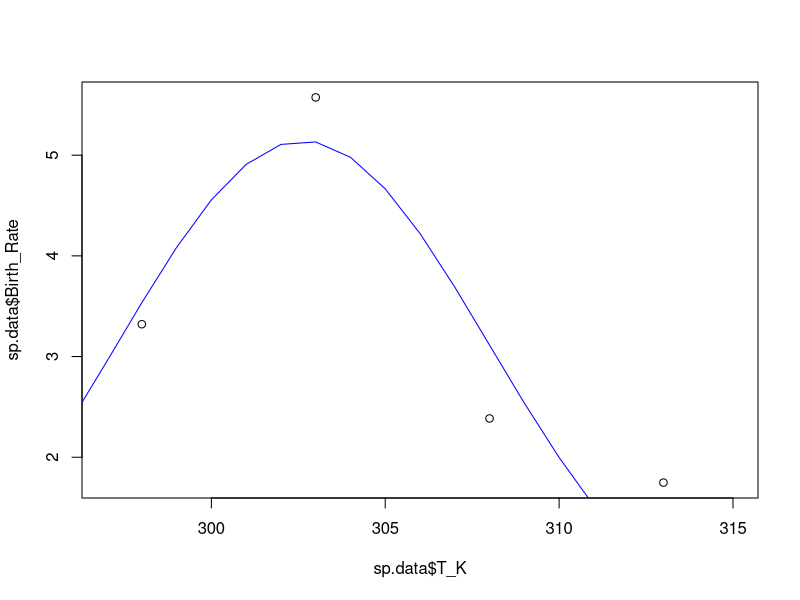
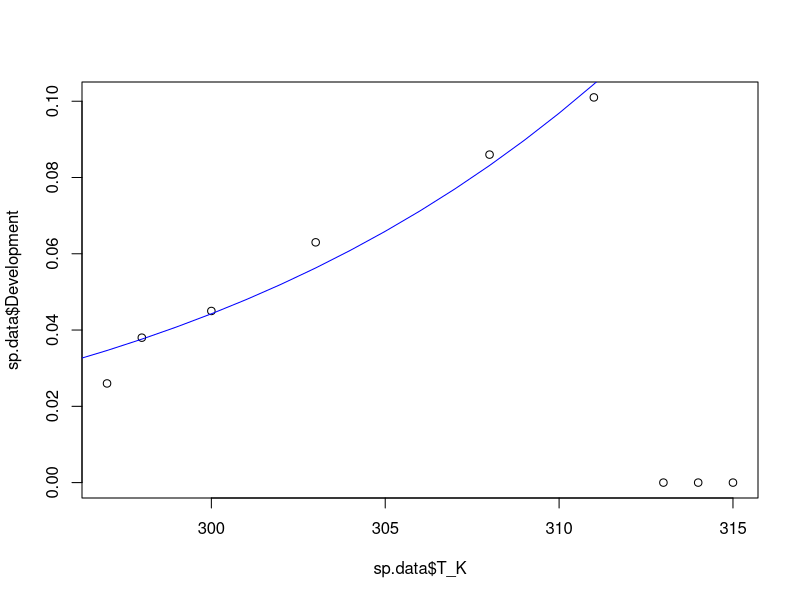
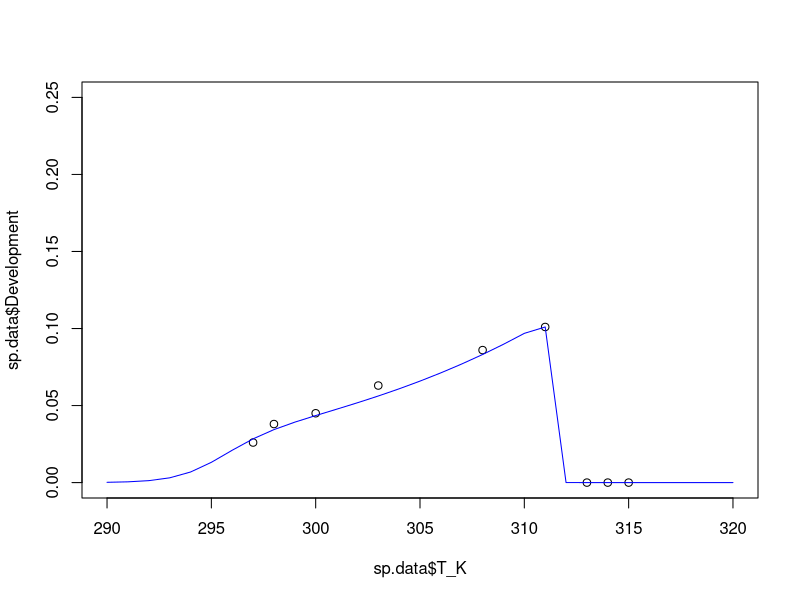

Write the R code that produced these figures, in order. (Note: this script raises an error after producing the figures.)
###################################################################
#### This R script fits functions to temperature response data ####
###################################################################


# Load packages and set working directory
library(tidyr)
library(ggplot2)
library(dplyr)
library(tidyverse)
setwd(dirname(rstudioapi::getActiveDocumentContext()$path))

# Read data
data <- as.data.frame(read_csv("Temperature response data New.csv"))

# Select an insect by removing # in front of name and placing # in front of other species
#sp.data <- subset(data, Species == "Clavigralla shadabi")
#sp.data <- subset(data, Species == "Clavigralla tomentosicollis Benin")
#sp.data <- subset(data, Species == "Clavigralla tomentosicollis Nigeria")
sp.data <- subset(data, Species == "Clavigralla tomentosicollis Burkina Faso")
#sp.data <- subset(data, Species == "Apolygus lucorum")
#sp.data <- subset(data, Species == "Adelphocoris suturalis")
#sp.data <- subset(data, Species == "Macrosiphum euphorbiae Brazil")
#sp.data <- subset(data, Species == "Aulacorthum solani Brazil")
#sp.data <- subset(data, Species == "Uroleucon ambrosiae")
#sp.data <- subset(data, Species == "Lygus lineolaris")
#sp.data <- subset(data, Species == "Pilophorus typicus")
#sp.data <- subset(data, Species == "Macrolophus pygmaeus on Myzus persicae")
#sp.data <- subset(data, Species == "Macrolophus pygmaeus on Trialeurodes vaporariorum")
#sp.data <- subset(data, Species == "Toxoptera citricidus on C. unshiu")
#sp.data <- subset(data, Species == "Toxoptera citricidus on C. aurantium")
#sp.data <- subset(data, Species == "Aphis citricola")
#sp.data <- subset(data, Species == "Aphis gossypii Japan")

# Remove columns that do not contain temperature data
sp.data <- sp.data[-c(1:8,12,14,16,18,20,22,24,26,27,29,31,32,34,35,37,39,40,42,44,46,48,50,51)]

# Set some option for nls and plots
Tmin <- 290
Tmax <- 320
TR <- 308



####################################### FECUNDITY ###########################################
# NLS
fec <- nls(Birth_Rate ~ bTopt*exp(-((T_K-Toptb)^2)/(2*sb^2)), data=sp.data,
           start=list(bTopt=5, Toptb=TR, sb=3))
summary(fec)
# Plot model fits
plot(sp.data$T_K, sp.data$Birth_Rate)
points(seq(Tmin,Tmax,1),coef(fec)[1]*exp(-((seq(Tmin,Tmax,1)-coef(fec)[2])^2)/(2*coef(fec)[3]^2)), type="l", col="blue")


###################################### DEVELOPMENT ##########################################
# estimate xTR and A
# NOTE: removed data beyond max development
dev.mon <- nls(Development ~ xTR*T_K/TR*exp(A*(1/TR-1/T_K)), data=sp.data[-c((nrow(sp.data)-2):nrow(sp.data)),],
               start=list(xTR=0.1, A=1000))
summary(dev.mon)
# Plot model fits
plot(sp.data$T_K, sp.data$Development)
points(seq(Tmin,Tmax,1), coef(dev.mon)[1]*(seq(Tmin,Tmax,1)/TR)*exp(coef(dev.mon)[2]*(1/TR-1/seq(Tmin,Tmax,1))), type="l", col="blue")

# estimate AL and AH separately from TL and TH if needed
xTR <- coef(dev.mon)[1]
A <- coef(dev.mon)[2]
kTL <- 295
kTH <- 311
dev.A <- nls(Development ~ xTR*(T_K/TR)*exp(A*(1/TR-1/T_K))/(1+exp(AL*(1/kTL-1/T_K))+exp(AH*(1/kTH-1/T_K))),
              data=sp.data, start=list(AL=-50000, AH=50000))
summary(dev.A)
AL <- coef(dev.A)[1]
AH <- coef(dev.A)[2]
dev.T <- nls(Development ~ xTR*(T_K/TR)*exp(A*(1/TR-1/T_K))/(1+exp(AL*(1/TL-1/T_K))+exp(AH*(1/TH-1/T_K))),
             data=sp.data, start=list(TL=kTL, TH=kTH))
summary(dev.T)
# Plot model fits
plot(sp.data$T_K, sp.data$Development, xlim=c(Tmin,Tmax), ylim=c(0,0.25))
points(seq(Tmin,Tmax,1), xTR*(seq(Tmin,Tmax,1)/TR)*exp(A*(1/TR-1/seq(Tmin,Tmax,1)))/
         (1+(exp(AL*(1/coef(dev.T)[1]-1/seq(Tmin,Tmax,1)))+exp(AH*(1/coef(dev.T)[2]-1/seq(Tmin,Tmax,1))))), type="l", col="blue")

# estimate TH and AH separately from TL and AL if needed
kAL <- -50000
dev.H <- nls(Development ~ coef(dev.mon)[1]*(T_K/TR)*exp(coef(dev.mon)[2]*(1/TR-1/T_K))/(1+exp(kAL*(1/kTL-1/T_K))+exp(AH*(1/TH-1/T_K))),
             data=sp.data, start=list(TH=kTH, AH=10000))
summary(dev.H)
dev.AL <- nls(Development ~ coef(dev.mon)[1]*(T_K/TR)*exp(coef(dev.mon)[2]*(1/TR-1/T_K))/(1+exp(AL*(1/kTL-1/T_K))+exp(coef(dev.H)[2]*(1/coef(dev.H)[1]-1/T_K))),
             data=sp.data, start=list(AL=-100000))
summary(dev.AL)
dev.TL <- nls(Development ~ coef(dev.mon)[1]*(T_K/TR)*exp(coef(dev.mon)[2]*(1/TR-1/T_K))/(1+exp(coef(dev.AL)[1]*(1/TL-1/T_K))+exp(coef(dev.H)[2]*(1/coef(dev.H)[1]-1/T_K))),
             data=sp.data, start=list(TL=kTL))
summary(dev.TL)
# Plot model fits
plot(sp.data$T_K, sp.data$Development)
points(seq(Tmin,Tmax,1), coef(dev.mon)[1]*(seq(Tmin,Tmax,1)/TR)*exp(coef(dev.mon)[2]*(1/TR-1/seq(Tmin,Tmax,1)))/
         (1+(exp(coef(dev.AL)[1]*(1/coef(dev.TL)[1]-1/seq(Tmin,Tmax,1)))+exp(coef(dev.H)[2]*(1/coef(dev.H)[1]-1/seq(Tmin,Tmax,1))))), type="l", col="blue")


# Minimum developmental temperature
# NOTE: removed data beyond max development
dev.min <- nls(Development ~ m*T_K+b, data=sp.data[-c((nrow(sp.data)-2):nrow(sp.data)),],
               start=list(m=0.01, b=0))
summary(dev.min)
# Plot model fits
plot(sp.data$T_K, sp.data$Development, xlim=c(280,Tmax))
points(seq(280,Tmax,1), coef(dev.min)[1]*seq(280,Tmax,1)+coef(dev.min)[2], type="l", col="blue")

# Calculate Tmin
Tmin <- (-coef(dev.min)[2]/coef(dev.min)[1])[[1]]
Tmin



#################################### MORTALITY ######################################
# NLS for juvenile mortality
mort.J <- nls(Juv_Mortality ~ xTR*exp(A*(1/TR-1/T_K)), data=sp.data,
              start=list(xTR=0.01, A=10000))
summary(mort.J)
# Plot model fits
plot(sp.data$T_K, sp.data$Juv_Mortality) #, ylim=c(0,0.2))
points(seq(Tmin,Tmax,1), coef(mort.J)[1]*exp(coef(mort.J)[2]*(1/TR-1/seq(Tmin,Tmax,1))), type="l", col="blue")


# NLS for adult mortality
mort.A <- nls(Adult_Mortality ~ xTR*exp(A*(1/TR-1/T_K)), data=sp.data,
              start=list(xTR=0.01, A=10000))
summary(mort.A)
# Plot model fits
plot(sp.data$T_K, sp.data$Adult_Mortality, ylim=c(0,0.2))
points(seq(Tmin,Tmax,1), coef(mort.A)[1]*exp(coef(mort.A)[2]*(1/TR-1/seq(Tmin,Tmax,1))), type="l", col="blue")



########################### r (INTRINSIC GROWTH RATE) ###############################
# estimate all parameters
r <- nls(r ~ ifelse(T_K <= Topt, rMax*exp(-1*((T_K-Topt)/(2*sr))^2),
                    rMax*(1 - ((T_K-Topt)/(Topt-Tmax))^2)),
                    data=sp.data, start=list(sr=5, Topt=303, Tmax=308, rMax=0.1))
summary(r)
# Plot model fits
plot(sp.data$T_K, sp.data$r)
points(seq(Tmin,Tmax,1), ifelse(seq(Tmin,Tmax,1) <= coef(r)[2], coef(r)[4]*exp(-1*((seq(Tmin,Tmax,1)-coef(r)[2])/(2*coef(r)[1]))^2),
                                coef(r)[4]*(1 - ((seq(Tmin,Tmax,1)-coef(r)[2])/(coef(r)[2]-coef(r)[3]))^2)), type="l", col="blue")


# set Topt and rMax (NOTE: Topt cannot equal Tmax in nls)
Topt <- sp.data[nrow(sp.data)-1,"T_K"]
rMax <- sp.data[sp.data$T_K==Topt,"r"]
# estimate all other parameters
r <- nls(r ~ ifelse(T_K <= Topt, rMax*exp(-1*((T_K-Topt)/(2*sr))^2),
                    rMax*(1 - ((T_K-Topt)/(Topt-Tmax))^2)),
         data=sp.data, start=list(sr=3, Tmax=305))
summary(r)
# Plot model fits
plot(sp.data$T_K, sp.data$r, ylim=c(0,rMax))
points(seq(Tmin,Tmax,1), ifelse(seq(Tmin,Tmax,1) <= Topt, rMax*exp(-1*((seq(Tmin,Tmax,1)-Topt)/(2*coef(r)[1]))^2),
                                rMax*(1 - ((seq(Tmin,Tmax,1)-Topt)/(Topt-coef(r)[2]))^2)), type="l", col="blue")
rMax
Topt
coef(r)[2]



##################################### EGG DEVELOPMENT ########################################
# estimate xTR and A
# NOTE: removed data beyond max development
dev.mon <- nls(Egg_Dev ~ xTR*T_K/TR*exp(A*(1/TR-1/T_K)), data=sp.data[-c((nrow(sp.data)-0):nrow(sp.data)),],
               start=list(xTR=0.1, A=1000))
summary(dev.mon)
# Plot model fits
plot(sp.data$T_K, sp.data$Egg_Dev)
points(seq(Tmin,Tmax,1), coef(dev.mon)[1]*(seq(Tmin,Tmax,1)/TR)*exp(coef(dev.mon)[2]*(1/TR-1/seq(Tmin,Tmax,1))), type="l", col="blue")

# estimate AL and AH separately from TL and TH if needed
kTL <- 297
kTH <- 311
dev.A <- nls(Egg_Dev ~ coef(dev.mon)[1]*(T_K/TR)*exp(coef(dev.mon)[2]*(1/TR-1/T_K))/(1+exp(AL*(1/kTL-1/T_K))+exp(AH*(1/kTH-1/T_K))),
             data=sp.data, start=list(AL=-50000, AH=50000))
summary(dev.A)
dev.T <- nls(Egg_Dev ~ coef(dev.mon)[1]*(T_K/TR)*exp(coef(dev.mon)[2]*(1/TR-1/T_K))/(1+exp(coef(dev.A)[1]*(1/TL-1/T_K))+exp(coef(dev.A)[2]*(1/TH-1/T_K))),
             data=sp.data, start=list(TL=kTL, TH=kTH))
summary(dev.T)
# Plot model fits
plot(sp.data$T_K, sp.data$Egg_Dev, xlim=c(Tmin,Tmax), ylim=c(0,0.4))
points(seq(Tmin,Tmax,1), coef(dev.mon)[1]*(seq(Tmin,Tmax,1)/TR)*exp(coef(dev.mon)[2]*(1/TR-1/seq(Tmin,Tmax,1)))/
         (1+(exp(coef(dev.A)[1]*(1/coef(dev.T)[1]-1/seq(Tmin,Tmax,1)))+exp(coef(dev.A)[2]*(1/coef(dev.T)[2]-1/seq(Tmin,Tmax,1))))), type="l", col="blue")

# estimate TH and AH separately from TL and AL if needed
kAL <- -100000
dev.H <- nls(Egg_Dev ~ coef(dev.mon)[1]*(T_K/TR)*exp(coef(dev.mon)[2]*(1/TR-1/T_K))/(1+exp(kAL*(1/kTL-1/T_K))+exp(AH*(1/TH-1/T_K))),
             data=sp.data, start=list(TH=kTH, AH=50000))
summary(dev.H)
dev.AL <- nls(Egg_Dev ~ coef(dev.mon)[1]*(T_K/TR)*exp(coef(dev.mon)[2]*(1/TR-1/T_K))/(1+exp(AL*(1/kTL-1/T_K))+exp(coef(dev.H)[2]*(1/coef(dev.H)[1]-1/T_K))),
              data=sp.data, start=list(AL=-100000))
summary(dev.AL)
dev.TL <- nls(Egg_Dev ~ coef(dev.mon)[1]*(T_K/TR)*exp(coef(dev.mon)[2]*(1/TR-1/T_K))/(1+exp(coef(dev.AL)[1]*(1/TL-1/T_K))+exp(coef(dev.H)[2]*(1/coef(dev.H)[1]-1/T_K))),
              data=sp.data, start=list(TL=kTL))
summary(dev.TL)
# Plot model fits
plot(sp.data$T_K, sp.data$Egg_Dev)
points(seq(Tmin,Tmax,1), coef(dev.mon)[1]*(seq(Tmin,Tmax,1)/TR)*exp(coef(dev.mon)[2]*(1/TR-1/seq(Tmin,Tmax,1)))/
         (1+(exp(coef(dev.AL)[1]*(1/coef(dev.TL)[1]-1/seq(Tmin,Tmax,1)))+exp(coef(dev.H)[2]*(1/coef(dev.H)[1]-1/seq(Tmin,Tmax,1))))), type="l", col="blue")



###################################### DEVELOPMENT ##########################################
# Monotonic response
# dev.mon <- nls(Development ~ xTR*T_K/TR*exp(A*(1/TR-1/T_K)), data=sp.data,
#                start=list(xTR=0.01, A=5000))
# summary(dev.mon)
# Plot model fits
# plot(sp.data$T_K, sp.data$Development)
# points(seq(Tmin,Tmax,1), coef(dev.mon)[1]*(seq(Tmin,Tmax,1)/TR)*exp(coef(dev.mon)[2]*(1/TR-1/seq(Tmin,Tmax,1))), type="l", col="blue")


# Sharpe-Schoolfield response
# estimate all parameters
# dev <- nls(Development ~ xTR*(T_K/TR)*exp(A*(1/TR-1/T_K))/(1+exp(AL*(1/TL-1/T_K))+exp(AH*(1/TH-1/T_K))),
#               data=sp.data, start=list(xTR=0.03, A=7000, AL=-30000, AH=270000, TL=286, TH=306))
# summary(dev)
# Plot model fits
# plot(sp.data$T_K, sp.data$Development)
# points(seq(Tmin,Tmax,1), coef(dev)[1]*(seq(Tmin,Tmax,1)/TR)*exp(coef(dev)[2]*(1/TR-1/seq(Tmin,Tmax,1)))/
#          (1+(exp(coef(dev)[3]*(1/coef(dev)[5]-1/seq(Tmin,Tmax,1)))+exp(coef(dev)[4]*(1/coef(dev)[6]-1/seq(Tmin,Tmax,1))))), type="l", col="blue")


# estimate AL, AH, TL, and TH
# NOTE: if needed, set AH based on NLS below and run code iteratively until AL and AH do not appreciably change)
# dev.SS <- nls(Development ~ coef(dev.mon)[1]*(T_K/TR)*exp(coef(dev.mon)[2]*(1/TR-1/T_K))/(1+exp(AL*(1/TL-1/T_K))+exp(AH*(1/TH-1/T_K))),
#               data=sp.data, start=list(AL=-66000, AH=235000, TL=288, TH=309.6))
# summary(dev.SS)
# Plot model fits
# plot(sp.data$T_K, sp.data$Development)
# points(seq(Tmin,Tmax,1), coef(dev.mon)[1]*(seq(Tmin,Tmax,1)/TR)*exp(coef(dev.mon)[2]*(1/TR-1/seq(Tmin,Tmax,1)))/
#          (1+(exp(coef(dev.SS)[1]*(1/coef(dev.SS)[3]-1/seq(Tmin,Tmax,1)))+exp(coef(dev.SS)[2]*(1/coef(dev.SS)[4]-1/seq(Tmin,Tmax,1))))), type="l", col="blue")



########################### LACTIN MODEL OF DEVELOPMENT #############################
# estimate all parameters
#lactin <- nls(Development ~ exp(mTopt*T_K)-exp(mTopt*Tmax-(Tmax-T_K)/mDelta) + mTmin,
#              data=sp.data, start=list(mTopt=0.05, Tmax=305, mDelta=10, mTmin=0.01))
#summary(lactin)
# Plot model fits
#plot(sp.data$T_K, sp.data$Development)
#points(seq(Tmin,Tmax,1), coef(dev.mon)[1]*(seq(Tmin,Tmax,1)/TR)*exp(coef(dev.mon)[2]*(1/TR-1/seq(Tmin,Tmax,1)))/
#         (1+(exp(coef(dev.SS)[1]*(1/coef(dev.SS)[3]-1/seq(Tmin,Tmax,1)))+exp(coef(dev.SS)[2]*(1/coef(dev.SS)[4]-1/seq(Tmin,Tmax,1))))), type="l", col="blue")

# estimate mDelta and mTmin
#lactin.test <- nls(Development ~ exp(0.06*T_K)-exp(0.06*kTH-(kTH-T_K)/mDelta) + mTmin,
#              data=sp.data, start=list(mDelta=1, mTmin=0.01))
#summary(lactin.test)
# Plot model fits
#plot(sp.data$T_K, sp.data$Development)
#points(seq(Tmin,Tmax,1), exp(0.06*seq(Tmin,Tmax,1))-exp(0.06*305-(305-seq(Tmin,Tmax,1))/1) + 0.01, type="l", col="blue")



#################################### EGG MORTALITY ######################################
# Mortality estimated using fit at reference temperature
# NLS for egg mortality
mort.J <- nls(Egg_Mortality ~ xTR*exp(A*(1/TR-1/T_K)), data=sp.data,
              start=list(xTR=0.01, A=10000))
summary(mort.J)
# Plot model fits
plot(sp.data$T_K, sp.data$Egg_Mortality, ylim=c(0,0.2))
points(seq(Tmin,Tmax,1), coef(mort.J)[1]*exp(coef(mort.J)[2]*(1/TR-1/seq(Tmin,Tmax,1))), type="l", col="blue")



# Mortality estimated using data at reference temperature
dJTR <- sp.data[sp.data$T_K==TR,"Juv_Mortality"]
dATR <- sp.data[sp.data$T_K==TR,"Adult_Mortality"]

# NLS for juvenile mortality
mort.J <- nls(Juv_Mortality ~ dJTR*exp(A*(1/TR-1/T_K)), data=sp.data,
              start=list(A=1000))
summary(mort.J)
# Plot model fits
plot(sp.data$T_K, sp.data$Juv_Mortality) #, ylim=c(0,0.2))
points(seq(Tmin,Tmax,1), dJTR*exp(coef(mort.J)[1]*(1/TR-1/seq(Tmin,Tmax,1))), type="l", col="blue")


# NLS for adult mortality
mort.A <- nls(Adult_Mortality ~ dATR*exp(A*(1/TR-1/T_K)), data=sp.data,
              start=list(A=1000))
summary(mort.A)
# Plot model fits
plot(sp.data$T_K, sp.data$Adult_Mortality, ylim=c(0,0.1))
points(seq(Tmin,Tmax,1), dATR*exp(coef(mort.A)[1]*(1/TR-1/seq(Tmin,Tmax,1))), type="l", col="blue")



########################### R0 (NET REPRODUCTIVE RATE) ##############################
# NLS
fit.R0 <- nls(R0 ~ R0Topt*exp(-((T_K-ToptR0)^2)/(2*sR0^2)), data=sp.data,
              start=list(R0Topt=200, ToptR0=TR, sR0=10))
summary(fit.R0)
# Plot model fits
plot(sp.data$T_K, sp.data$R0)
points(seq(Tmin,Tmax,1),coef(fit.R0)[1]*exp(-((seq(Tmin,Tmax,1)-coef(fit.R0)[2])^2)/(2*coef(fit.R0)[3]^2)), type="l", col="blue")

# calculate R0Tmax: temperature at which R0 = 1
R0Tmax <- 0
deltaT <- (5*coef(fit.R0)[3]/1000)[[1]] # temperature range = 5 sigma away from Topt
for(i in 0:1000) {
  if(coef(fit.R0)[1]*exp(-(((coef(fit.R0)[2] + i*deltaT) - coef(fit.R0)[2])^2)/(2*coef(fit.R0)[3])^2) <= 1 & R0Tmax == 0)
  { R0Tmax <- (coef(fit.R0)[2] + i*deltaT)[[1]] }}
R0Tmax
